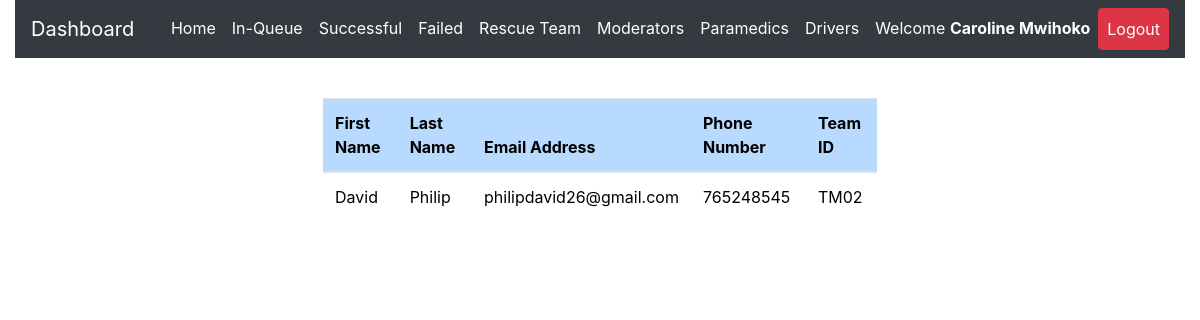
/admin/paramedics.php (signed in), run on an earlier commit of the app's database.
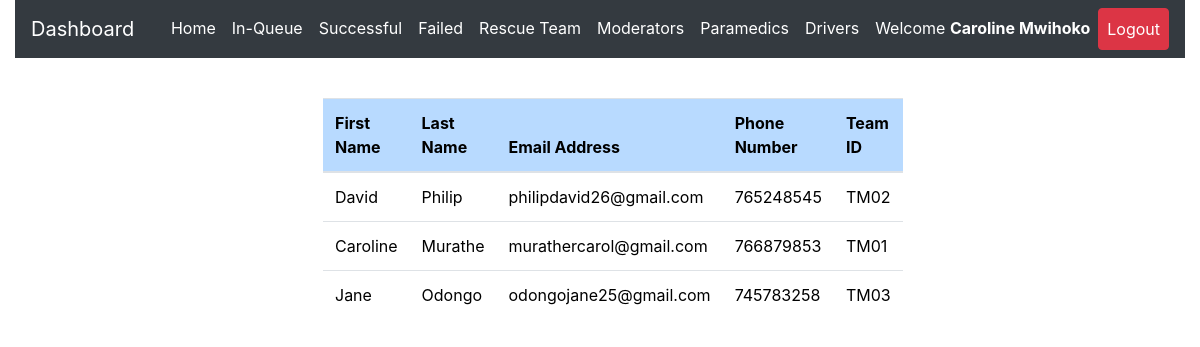
And on a later commit of the database.
### tables this page shows
CREATE TABLE `rescue_team_members` (
  `id` int(11) NOT NULL,
  `fname` varchar(255) NOT NULL,
  `lname` varchar(255) NOT NULL,
  `email` varchar(50) NOT NULL,
  `phone` int(15) NOT NULL,
  `role_id` varchar(50) NOT NULL,
  `rescue_team_id` varchar(50) NOT NULL,
  `time_of_registration` datetime NOT NULL DEFAULT CURRENT_TIMESTAMP
);

### admin/paramedics.php (the view, shortened to what this page needs)
<?php
include 'server.php';
?>
<!DOCTYPE html>
<html lang="en">
<?php include './includes/header.php'; ?>
  <body>
    <?php include './includes/navbar.php'; ?>
  <div class="row m-3">
    <div class="col-md-3"></div>
    <div class="col-md-6">
<div class="table-responsive-lg">
    <table class="table" style='color:black; font-weight:normal'>
        <thead>
            <tr >
              <th scope="col" class="table-primary">First Name</th>
              <th scope="col" class="table-primary">Last Name</th>
              <th scope="col" class="table-primary">Email Address</th>
              <th scope="col" class="table-primary">Phone Number</th>
              <th scope="col" class="table-primary">Team ID</th>
            </tr>
          </thead>
          <tbody>
    <?php
    if($_SESSION['admin_id']){
        $data_fetch_query = "SELECT * FROM `rescue_team_members` WHERE role_id='MSU/001B/022'";
        $data_result = mysqli_query($db, $data_fetch_query);
        if ($data_result->num_rows > 0){
            while($row = $data_result->fetch_assoc()) {
        echo "<tr> <td>" .$row["fname"].  "</td>";
        echo "<td>" .$row["lname"]."</td>";
        echo "<td>" .$row["email"]."</td>";
        echo "<td>" .$row["phone"]."</td>";
        echo "<td>".$row["rescue_team_id"]."</td> </tr>";
        }
        }else{
        echo "<td>"."No Requests Found"."</td>";
        }
        } else{
            echo "<td>"."No Data Found"."</td>";
        }
?>
          </tbody>
    </table>
  </div>
  </div>
<div class="col-md-3"></div>
</div>
  </body>
</html>

What changed in the data, as far as the page shows it:
added rescue_team_members: fname "Caroline", lname "Murathe", email "murathercarol@gmail.com", phone "766879853", rescue_team "TM01"
added rescue_team_members: fname "Jane", lname "Odongo", email "odongojane25@gmail.com", phone "745783258", rescue_team "TM03"
